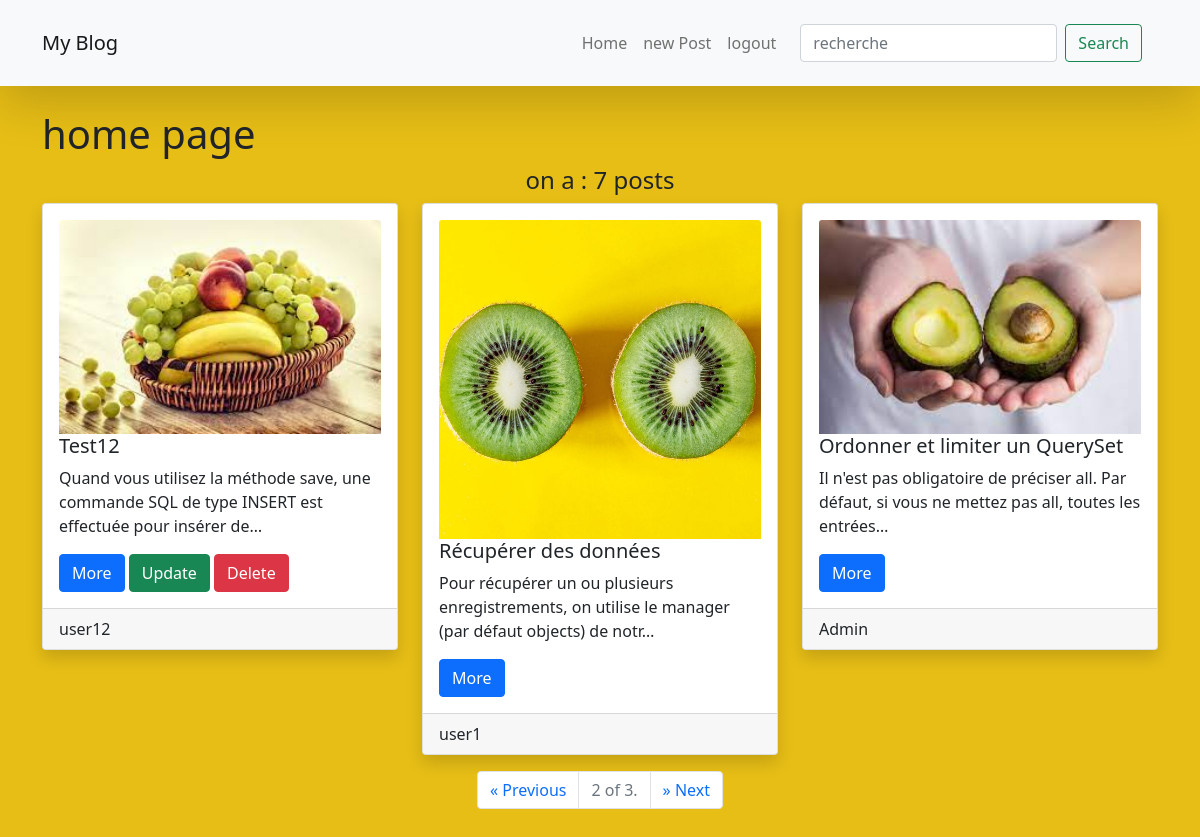
/?page=2 (signed in), run on the app's committed database.
### myApp/models.py (models this page shows, shortened)
class PostModel(models.Model):
    title = models.CharField(max_length=55)
    content = models.TextField()
    image = models.ImageField(upload_to='media/image/',null = True)
    user = models.ForeignKey(User, on_delete = models.CASCADE)

### myApp/views.py (the view)
# urls.py: path('', views.indexView , name='home'),
@login_required
def indexView(request):
    Posts = PostModel.objects.all().order_by('id')
    paginator = Paginator(Posts , 3)
    pageNb = request.GET.get('page')
    page_obj = paginator.get_page(pageNb)
    nb = Posts.count()
    message = str(nb) + ' posts'
    if nb <2 :
        message = str(nb) + ' post'
    context = {'i' : page_obj , 'nb': nb, 'message': message}
    return render( request,'myApp/home.html',  context)

### myApp/templates/myApp/home.html (shortened to what this page needs)
{% extends 'myApp/layouts/base.html' %}
{% load static %}
{% load static %}
{% block content %}
<h1>home page</h1>
<h4 class= 'text-center'>on a : {{ message }}</h4>
<div class="row  row-cols-md-3  row-cols-sm-2">
{% for i in i %}
<div class = "col">
    <div class ="card mb-3 shadow"   >
        <div class="card-body style="width: 18rem;">
            {% if i.image %}
            <img src="{{ i.image.url }}" class="card-img-top" alt="...">
            {% endif %}
            <h5 class="card-title">{{i.title}}</h5>
            <p class="card-text">{{ i.content|truncatechars:"100" }}</p>
            <a href="{% url 'myApp:details' i.id %}" class="btn btn-primary">More</a>
            {% if i.user == request.user %}
            <a href="{% url 'myApp:updatePost' i.id %}" class="btn btn-success">Update</a>
            <a href="{% url 'myApp:deletePost' i.id %}" class="btn btn-danger">Delete</a>
            {% endif %}
        </div>
        <div class = 'card-footer'>
            {{ i.user.username }}
        </div>
    </div>
</div>
{% endfor %}
</div>
<nav >
    <ul class="pagination justify-content-center">
        {% if i.has_previous %}
        <li class="page-item ">
            <a class="page-link" href="?page={{ i.previous_page_number }}">
                <span aria-hidden = true>&laquo; Previous</span>
            </a>
        </li>
        {% endif %}
        <li class= "page-item">
            <p class= "page-link text-muted">
            {{ i.number }} of {{ i.paginator.num_pages }}.
            </p>
        </li>
        {% if i.has_next %}
        <li class="page-item ">
            <a class="page-link" href="?page={{ i.next_page_number }}">
                <span aria-hidden = true>&raquo; Next</span>
            </a>
        </li>
        {% endif %}
    </ul>
</nav>
{% endblock %}

### myApp/static/css/styles.css (style rules this page uses)
body { background-color: rgb(231, 190, 22); }

### data on the page
PostModel: image (picture), title "Test12", content "Quand vous utilisez la méthode save, une commande SQL de type INSERT est effectuée pour insérer de…", shows "Update", user.username "user12"
PostModel: image (picture), title "Récupérer des données", content "Pour récupérer un ou plusieurs enregistrements, on utilise le manager (par défaut objects) de notr…", user.username "user1"
PostModel: image (picture), title "Ordonner et limiter un QuerySet", content "Il n'est pas obligatoire de préciser all. Par défaut, si vous ne mettez pas all, toutes les entrées…", user.username "Admin"

### other printed values
{{ message }} "7 posts"
{{ i.number }} "2"
{{ i.paginator.num_pages }} "3"
